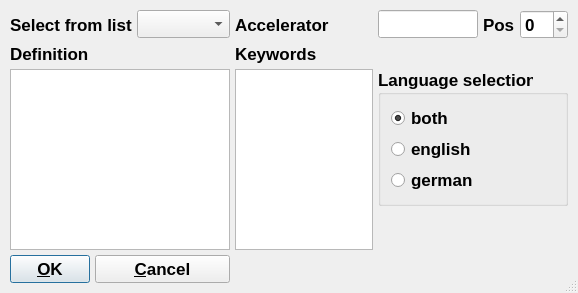
<?xml version="1.0" encoding="UTF-8"?>
<ui version="4.0">
 <class>EditMacro</class>
 <widget class="QDialog" name="EditMacro">
  <property name="geometry">
   <rect>
    <x>0</x>
    <y>0</y>
    <width>578</width>
    <height>293</height>
   </rect>
  </property>
  <property name="maximumSize">
   <size>
    <width>600</width>
    <height>320</height>
   </size>
  </property>
  <property name="font">
   <font>
    <pointsize>13</pointsize>
    <weight>75</weight>
    <bold>true</bold>
   </font>
  </property>
  <property name="windowTitle">
   <string>EditMacro</string>
  </property>
  <property name="sizeGripEnabled">
   <bool>true</bool>
  </property>
  <layout class="QGridLayout" name="gridLayout">
   <item row="0" column="0" colspan="2">
    <widget class="QLabel" name="label">
     <property name="text">
      <string>Select from list</string>
     </property>
    </widget>
   </item>
   <item row="0" column="2">
    <widget class="QComboBox" name="SelectMacro">
     <property name="currentIndex">
      <number>-1</number>
     </property>
    </widget>
   </item>
   <item row="0" column="3">
    <widget class="QLabel" name="textLabel1_3">
     <property name="text">
      <string>Accelerator</string>
     </property>
     <property name="wordWrap">
      <bool>false</bool>
     </property>
    </widget>
   </item>
   <item row="0" column="6">
    <widget class="QLabel" name="textLabel1">
     <property name="text">
      <string>Pos</string>
     </property>
     <property name="wordWrap">
      <bool>false</bool>
     </property>
    </widget>
   </item>
   <item row="0" column="7">
    <widget class="QSpinBox" name="Position"/>
   </item>
   <item row="1" column="0">
    <widget class="QLabel" name="textLabel2">
     <property name="text">
      <string>Definition</string>
     </property>
     <property name="wordWrap">
      <bool>false</bool>
     </property>
    </widget>
   </item>
   <item row="1" column="3">
    <widget class="QLabel" name="textLabel1_2">
     <property name="text">
      <string>Keywords</string>
     </property>
     <property name="wordWrap">
      <bool>false</bool>
     </property>
    </widget>
   </item>
   <item row="2" column="0" rowspan="2" colspan="3">
    <widget class="QTextEdit" name="Definition"/>
   </item>
   <item row="2" column="3" rowspan="2" colspan="2">
    <widget class="QListView" name="Keywords"/>
   </item>
   <item row="2" column="5" colspan="3">
    <widget class="QGroupBox" name="languageSelection">
     <property name="title">
      <string>Language selection</string>
     </property>
     <layout class="QVBoxLayout" name="verticalLayout">
      <item>
       <widget class="QRadioButton" name="lang0">
        <property name="text">
         <string>both</string>
        </property>
        <property name="checked">
         <bool>true</bool>
        </property>
        <attribute name="buttonGroup">
         <string notr="true">bG</string>
        </attribute>
       </widget>
      </item>
      <item>
       <widget class="QRadioButton" name="lang1">
        <property name="text">
         <string>english</string>
        </property>
        <attribute name="buttonGroup">
         <string notr="true">bG</string>
        </attribute>
       </widget>
      </item>
      <item>
       <widget class="QRadioButton" name="lang2">
        <property name="text">
         <string>german</string>
        </property>
        <attribute name="buttonGroup">
         <string notr="true">bG</string>
        </attribute>
       </widget>
      </item>
     </layout>
    </widget>
   </item>
   <item row="3" column="6">
    <spacer name="verticalSpacer">
     <property name="orientation">
      <enum>Qt::Vertical</enum>
     </property>
     <property name="sizeHint" stdset="0">
      <size>
       <width>20</width>
       <height>77</height>
      </size>
     </property>
    </spacer>
   </item>
   <item row="4" column="0">
    <widget class="QPushButton" name="buttonOk">
     <property name="text">
      <string>&amp;OK</string>
     </property>
     <property name="shortcut">
      <string/>
     </property>
     <property name="autoDefault">
      <bool>true</bool>
     </property>
     <property name="default">
      <bool>true</bool>
     </property>
    </widget>
   </item>
   <item row="4" column="1" colspan="2">
    <widget class="QPushButton" name="buttonCancel">
     <property name="text">
      <string>&amp;Cancel</string>
     </property>
     <property name="shortcut">
      <string/>
     </property>
     <property name="autoDefault">
      <bool>true</bool>
     </property>
    </widget>
   </item>
   <item row="0" column="5">
    <widget class="QLineEdit" name="Accelerator"/>
   </item>
  </layout>
 </widget>
 <layoutdefault spacing="5" margin="10"/>
 <pixmapfunction>qPixmapFromMimeSource</pixmapfunction>
 <resources/>
 <connections>
  <connection>
   <sender>buttonOk</sender>
   <signal>clicked()</signal>
   <receiver>EditMacro</receiver>
   <slot>accept()</slot>
   <hints>
    <hint type="sourcelabel">
     <x>20</x>
     <y>20</y>
    </hint>
    <hint type="destinationlabel">
     <x>20</x>
     <y>20</y>
    </hint>
   </hints>
  </connection>
  <connection>
   <sender>buttonCancel</sender>
   <signal>clicked()</signal>
   <receiver>EditMacro</receiver>
   <slot>reject()</slot>
   <hints>
    <hint type="sourcelabel">
     <x>20</x>
     <y>20</y>
    </hint>
    <hint type="destinationlabel">
     <x>20</x>
     <y>20</y>
    </hint>
   </hints>
  </connection>
  <connection>
   <sender>SelectMacro</sender>
   <signal>activated(int)</signal>
   <receiver>EditMacro</receiver>
   <slot>setText(int)</slot>
   <hints>
    <hint type="sourcelabel">
     <x>20</x>
     <y>20</y>
    </hint>
    <hint type="destinationlabel">
     <x>20</x>
     <y>20</y>
    </hint>
   </hints>
  </connection>
  <connection>
   <sender>Keywords</sender>
   <signal>clicked(QModelIndex)</signal>
   <receiver>EditMacro</receiver>
   <slot>insertKeyword(QModelIndex)</slot>
   <hints>
    <hint type="sourcelabel">
     <x>329</x>
     <y>155</y>
    </hint>
    <hint type="destinationlabel">
     <x>288</x>
     <y>146</y>
    </hint>
   </hints>
  </connection>
 </connections>
 <slots>
  <slot>insertKeyword(QModelIndex)</slot>
 </slots>
 <buttongroups>
  <buttongroup name="bG"/>
 </buttongroups>
</ui>
